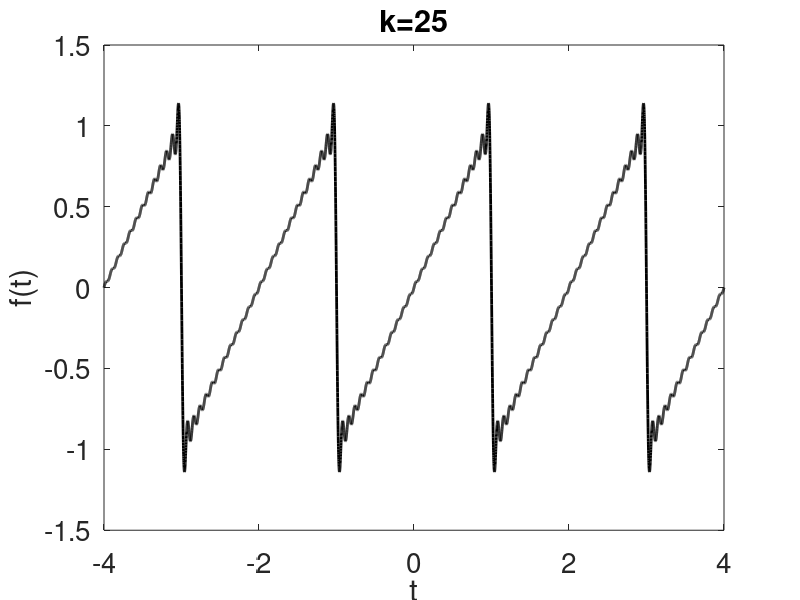

This chart was generated by the following MATLAB code:
% Fit a saw-tooth curve using Fourier series
figure(1); clf(1)
% f(t)= sum 2/(pi*k*wo)^2 * sin(k*wo*pi) * sin(k*wo*t)
N =10000;                   % Number of points in solution
t =linspace(-4,4,N);        % Create time array
f =zeros(1,N);              % Initialize fit to zero
T =2;                       % Period is 2s from plot
wo=2*pi/T;                      % Fundemental frequency = 2pi/T

% Create series
for k=1:25
    % ao and ak terms are zero because the function is odd or f(t)=-f(-t)
    
    bk=(2*(sin(k*wo) - k*wo*cos(k*wo)))/(k^2*wo^2);
    f=f+bk*sin(k*wo*t);
    
    % Plot current series
    figure(1)
   
    plot(t,f,'k','linewidth',2);
    xlabel('t','Fontsize',20)
    ylabel('f(t)','Fontsize',20)
    title(['k=',num2str(k)],'Fontsize',20)
    axis([-4,4,-1.5,1.5])
    set(gca,'Fontsize',20) 
    % Pause to watch how model improves as terms are added to sum
    pause
end



    